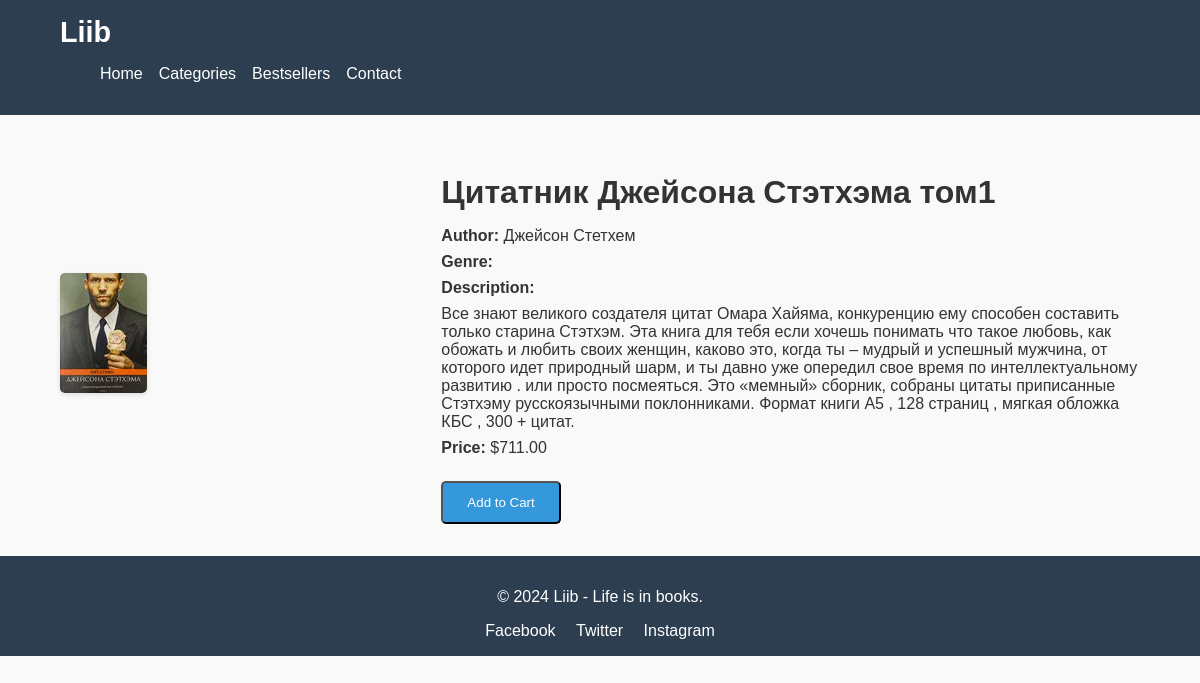
The app's page /book/15/ with its own data.
### books/models.py (models this page shows, shortened)
class Book(models.Model):
    title = models.CharField(max_length=100)
    author = models.CharField(max_length=100)
    published_date = models.DateField()
    photo = models.ImageField(upload_to='images/')
    description = models.TextField(null=True, blank=True)
    price = models.DecimalField(max_digits=8, decimal_places=2, null=True)
    genre = models.ForeignKey(Genre, on_delete=models.SET_NULL, null=True, related_name='books')

### books/views.py (the view)
# urls.py: path('book/<int:book_id>/', bookpage_view, name='book'),
def bookpage_view(request, book_id):
    bookobj = Book.objects.get(id=book_id)
    return render(request, 'bookpage.html',{'book': bookobj})

### templates/bookpage.html (shortened to what this page needs)
<!DOCTYPE html>
{% load static %}
<html lang="en">
<head>
    <link rel="stylesheet" href="{% static 'css/bookpagestyle.css' %}">
</head>
<body>
    <header>
        <div class="container">
            <h1 class="logo">Liib</h1>
            <nav>
                <ul class="nav-links">
                    <li><a href="/home/">Home</a></li>
                    <li><a href="/categories/">Categories</a></li>
                    <li><a href="/bestsellers/">Bestsellers</a></li>
                    <li><a href="/contact/">Contact</a></li>
                </ul>
            </nav>
        </div>
    </header>
    <main>
        <section class="book-detail">
            <div class="container">
                <div class="book-detail-grid">
                    <div class="book-image">
                        <img src="{{ book.photo.url }}" alt="{{ book.title }}">
                    </div>
                    <div class="book-info">
                        <h1>{{ book.title }}</h1>
                        <p><strong>Author:</strong> {{ book.author }}</p>
                        <p><strong>Genre:</strong> {{ book.get_genre_display }}</p>
                        <p><strong>Description:</strong></p>
                        <p>{{ book.description }}</p>
                        <p><strong>Price:</strong> ${{ book.price }}</p>
                        <button class="btn">Add to Cart</button>
                    </div>
                </div>
            </div>
        </section>
    </main>
    <footer>
        <div class="container">
            <p>&copy; 2024 Liib - Life is in books.</p>
            <div class="social-links">
                <a href="#">Facebook</a>
                <a href="#">Twitter</a>
                <a href="#">Instagram</a>
            </div>
        </div>
    </footer>
</body>
</html>

### static/css/bookpagestyle.css (style rules this page uses)
.book-detail { padding: 2rem 0; background-color: #f9f9f9; }
.book-detail-grid { display: grid; grid-template-columns: 1fr 2fr; gap: 2rem; align-items: center; }
.book-image img { max-width: 100%; border-radius: 5px; box-shadow: 0 2px 5px rgba(0, 0, 0, 0.1); }
.book-info h1 { font-size: 2rem; margin-bottom: 1rem; }
.book-info p { margin: 0.5rem 0; }
.book-info .btn { margin-top: 1rem; }
body { font-family: Arial, sans-serif; margin: 0; padding: 0; color: #333; background-color: #f9f9f9; }
.container { width: 90%; max-width: 1200px; margin: 0 auto; }
header { background-color: #2c3e50; color: white; padding: 1rem 0; }
.logo { font-size: 1.8rem; margin: 0; }
.nav-links { list-style: none; display: flex; gap: 1rem; }
.nav-links a { color: white; text-decoration: none; }
.btn { display: inline-block; padding: 0.75rem 1.5rem; background-color: #3498db; color: white; text-decoration: none; border-radius: 5px; }
footer { background-color: #2c3e50; color: white; padding: 1rem 0; text-align: center; }
.social-links a { color: white; text-decoration: none; margin: 0 0.5rem; }

### records on screen
Book: photo (picture), title "Цитатник Джейсона Стэтхэма том1", author "Джейсон Стетхем", description "Все знают великого создателя цитат Омара Хайяма, конкуренцию ему способен составить только старина Стэтхэм. Эта книга для тебя если хочешь понимать что такое любовь, как обожать и любить своих женщин, каково это, когда ты ‒ мудрый и успешный мужчина, от которого идет природный шарм, и ты давно уже опередил свое время по интеллектуальному развитию . или просто посмеяться. Это «мемный» сборник, собраны цитаты приписанные Стэтхэму русскоязычными поклонниками. Формат книги А5 , 128 страниц , мягкая обложка КБС , 300 + цитат.", price "711.00"
